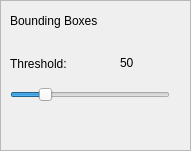
         <widget class="QFrame" name="boundingBoxFrame">
          <property name="enabled">
           <bool>true</bool>
          </property>
          <property name="geometry">
           <rect>
            <x>496</x>
            <y>20</y>
            <width>191</width>
            <height>151</height>
           </rect>
          </property>
          <property name="frameShape">
           <enum>QFrame::StyledPanel</enum>
          </property>
          <property name="frameShadow">
           <enum>QFrame::Raised</enum>
          </property>
          <widget class="QLabel" name="label_40">
           <property name="geometry">
            <rect>
             <x>10</x>
             <y>10</y>
             <width>141</width>
             <height>21</height>
            </rect>
           </property>
           <property name="text">
            <string>Bounding Boxes</string>
           </property>
          </widget>
          <widget class="QLabel" name="label_41">
           <property name="geometry">
            <rect>
             <x>10</x>
             <y>53</y>
             <width>91</width>
             <height>21</height>
            </rect>
           </property>
           <property name="text">
            <string>Threshold:</string>
           </property>
          </widget>
          <widget class="QSlider" name="boundingBoxThresSL">
           <property name="geometry">
            <rect>
             <x>10</x>
             <y>80</y>
             <width>160</width>
             <height>29</height>
            </rect>
           </property>
           <property name="minimum">
            <number>2</number>
           </property>
           <property name="maximum">
            <number>250</number>
           </property>
           <property name="value">
            <number>50</number>
           </property>
           <property name="orientation">
            <enum>Qt::Horizontal</enum>
           </property>
          </widget>
          <widget class="QLabel" name="boundingBoxThresValLabel">
           <property name="geometry">
            <rect>
             <x>120</x>
             <y>52</y>
             <width>41</width>
             <height>21</height>
            </rect>
           </property>
           <property name="text">
            <string>50</string>
           </property>
          </widget>
         </widget>
